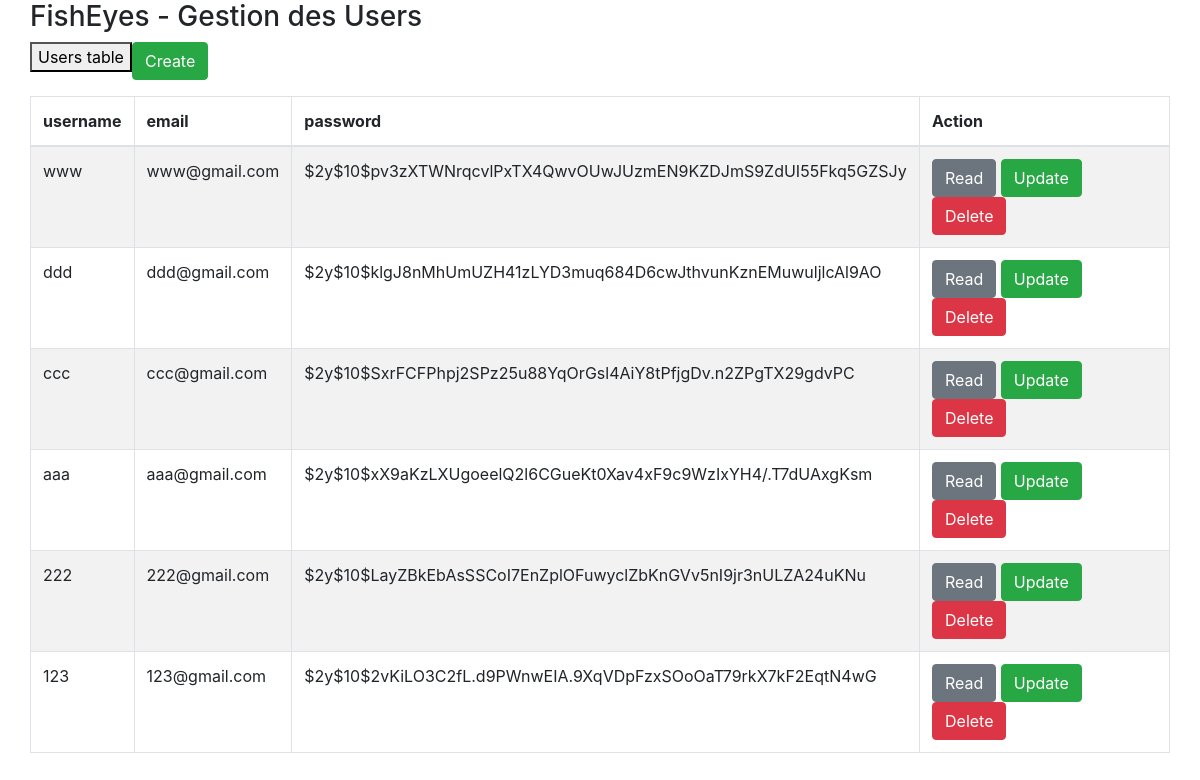
The page /Bootstrap/index-dbc.php on the database its author committed.
### tables this page shows
CREATE TABLE `users` (
  `username` tinytext NOT NULL,
  `id` int(11) NOT NULL,
  `email` tinytext NOT NULL,
  `password` longtext NOT NULL
);

### Bootstrap/index-dbc.php (the view, shortened to what this page needs)
<!DOCTYPE html>
<html lang="fr">
<head>
    <link rel="stylesheet" href="https://stackpath.bootstrapcdn.com/bootstrap/4.3.1/css/bootstrap.min.css">
</head>
<body>
<div class="container">
    <div class="row">
        <h3>FishEyes - Gestion des Users</h3>
    </div>
    <div class="row">
        <p>
            <form method="post" action="index-dbc.php"><button type="submit" name="tableName" value="users">Users table</button></form>
        </p>
        <p>
            <a href="create-db.php" class="btn btn-success">Create</a>
        </p>
        <table class="table table-striped table-bordered">
            <thead>
                <tr>
                    <th>username</th>
                    <th>email</th>
                    <th>password</th>
                    <th>Action</th>
                </tr>
            </thead>
            <tbody>
                <?php
                $pdo = Database::connect();
                $sql = 'SELECT * FROM users ORDER BY username DESC';
                foreach ($pdo->query($sql) as $row) {
                    echo '<tr>';
                    echo '<td>' . $row['username'] . '</td>';
                    echo '<td>' . $row['email'] . '</td>';
                    echo '<td>' . $row['password'] . '</td>';
                    echo '<td width=250>';
                    echo '<a class="btn btn-secondary" href="read-db.php?id='.$row['id'].'">Read</a>';
                    echo '<a class="btn btn-success" href="update-db.php?id='.$row['id'].'">Update</a>';
                    echo '<a class="btn btn-danger" href="delete-db.php?id='.$row['id'].'">Delete</a>';
                    echo '</td>';
                    echo '</tr>';
                }
                ?>
            </tbody>
        </table>
    </div>
    </div>
</body>
</html>

### rows shown on the page
users: username "www", email "www@gmail.com", password "$2y$10$pv3zXTWNrqcvlPxTX4QwvOUwJUzmEN9KZDJmS9ZdUI55Fkq5GZSJy"
users: username "ddd", email "ddd@gmail.com", password "$2y$10$klgJ8nMhUmUZH41zLYD3muq684D6cwJthvunKznEMuwuljlcAl9AO"
users: username "ccc", email "ccc@gmail.com", password "$2y$10$SxrFCFPhpj2SPz25u88YqOrGsl4AiY8tPfjgDv.n2ZPgTX29gdvPC"
users: username "aaa", email "aaa@gmail.com", password "$2y$10$xX9aKzLXUgoeelQ2l6CGueKt0Xav4xF9c9WzIxYH4/.T7dUAxgKsm"
users: username "222", email "222@gmail.com", password "$2y$10$LayZBkEbAsSSCoI7EnZplOFuwyclZbKnGVv5nI9jr3nULZA24uKNu"
users: username "123", email "123@gmail.com", password "$2y$10$2vKiLO3C2fL.d9PWnwEIA.9XqVDpFzxSOoOaT79rkX7kF2EqtN4wG"
